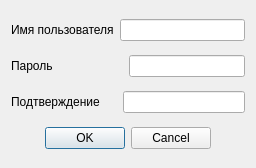
<?xml version="1.0" encoding="UTF-8"?>
<ui version="4.0">
 <class>Dialog</class>
 <widget class="QDialog" name="Dialog">
  <property name="geometry">
   <rect>
    <x>0</x>
    <y>0</y>
    <width>256</width>
    <height>168</height>
   </rect>
  </property>
  <property name="minimumSize">
   <size>
    <width>256</width>
    <height>168</height>
   </size>
  </property>
  <property name="maximumSize">
   <size>
    <width>256</width>
    <height>168</height>
   </size>
  </property>
  <property name="windowTitle">
   <string>Dialog</string>
  </property>
  <layout class="QGridLayout" name="gridLayout">
   <item row="0" column="0">
    <layout class="QHBoxLayout" name="horizontalLayout">
     <item>
      <widget class="QLabel" name="label">
       <property name="text">
        <string>Имя пользователя</string>
       </property>
      </widget>
     </item>
     <item>
      <widget class="QLineEdit" name="editUser"/>
     </item>
    </layout>
   </item>
   <item row="1" column="0">
    <layout class="QHBoxLayout" name="horizontalLayout_2">
     <item>
      <widget class="QLabel" name="label_2">
       <property name="text">
        <string>Пароль                     </string>
       </property>
      </widget>
     </item>
     <item>
      <widget class="QLineEdit" name="editPass1">
       <property name="echoMode">
        <enum>QLineEdit::Password</enum>
       </property>
      </widget>
     </item>
    </layout>
   </item>
   <item row="2" column="0">
    <layout class="QHBoxLayout" name="horizontalLayout_3">
     <item>
      <widget class="QLabel" name="label_3">
       <property name="text">
        <string>Подтверждение     </string>
       </property>
      </widget>
     </item>
     <item>
      <widget class="QLineEdit" name="editPass2">
       <property name="echoMode">
        <enum>QLineEdit::Password</enum>
       </property>
      </widget>
     </item>
    </layout>
   </item>
   <item row="3" column="0">
    <widget class="QDialogButtonBox" name="buttonBox">
     <property name="orientation">
      <enum>Qt::Horizontal</enum>
     </property>
     <property name="standardButtons">
      <set>QDialogButtonBox::Cancel|QDialogButtonBox::Ok</set>
     </property>
     <property name="centerButtons">
      <bool>true</bool>
     </property>
    </widget>
   </item>
  </layout>
 </widget>
 <resources/>
 <connections>
  <connection>
   <sender>buttonBox</sender>
   <signal>accepted()</signal>
   <receiver>Dialog</receiver>
   <slot>accept()</slot>
   <hints>
    <hint type="sourcelabel">
     <x>248</x>
     <y>254</y>
    </hint>
    <hint type="destinationlabel">
     <x>157</x>
     <y>274</y>
    </hint>
   </hints>
  </connection>
  <connection>
   <sender>buttonBox</sender>
   <signal>rejected()</signal>
   <receiver>Dialog</receiver>
   <slot>reject()</slot>
   <hints>
    <hint type="sourcelabel">
     <x>316</x>
     <y>260</y>
    </hint>
    <hint type="destinationlabel">
     <x>286</x>
     <y>274</y>
    </hint>
   </hints>
  </connection>
 </connections>
</ui>
